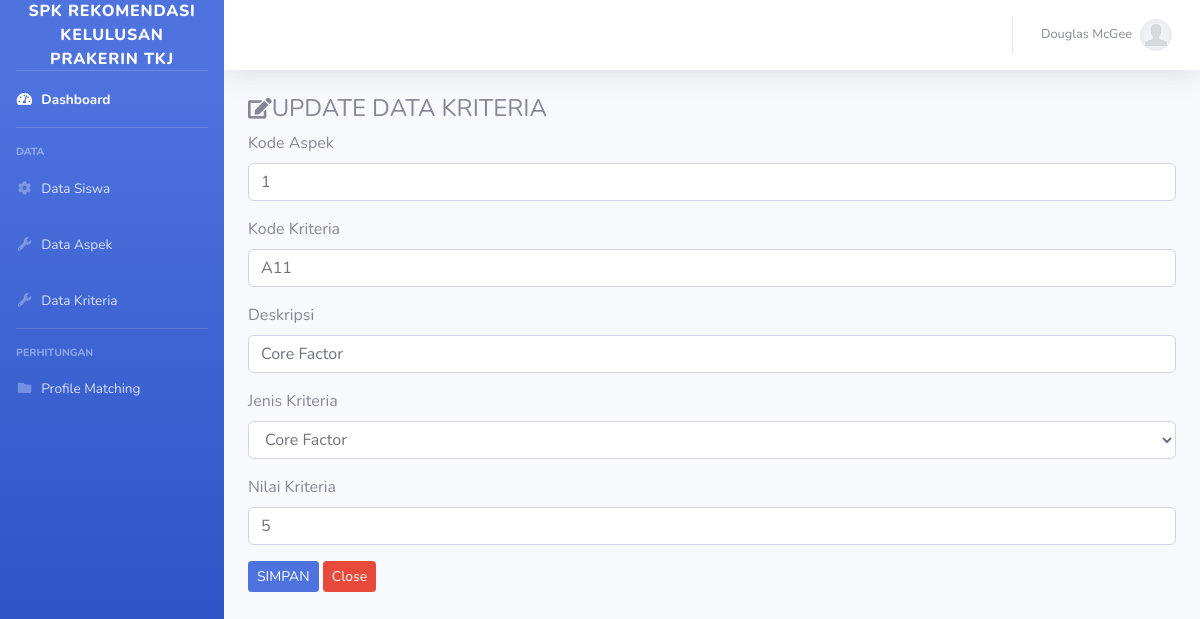
Page /editkriteria.php?id=2 on the committed database.
### tables this page shows
CREATE TABLE `kriteria` (
  `id_kriteria` int(11) NOT NULL,
  `id_aspek` int(11) NOT NULL,
  `kode_kriteria` varchar(6) NOT NULL,
  `deskripsi` varchar(128) NOT NULL,
  `jenis` varchar(50) NOT NULL,
  `nilai` int(5) NOT NULL
);

### koneksi.php (called while the page is built, shortened)
<?php
$con = mysqli_connect('localhost', 'root', '', 'db_skripsi_pm');
function query($query)
{
    global $con;
    $result = mysqli_query($con, $query);
    $rows = [];
    while ($row = mysqli_fetch_assoc($result)) {
        $rows[] = $row;
    }
    return $rows;
}

### editkriteria.php (the view, shortened to what this page needs)
<?php
include 'koneksi.php';
include 'header.php';
include 'sidebar.php';
include 'topbar.php';
$id_kriteria = $_GET["id"];
$kriteria = query("SELECT * FROM kriteria WHERE id_kriteria = $id_kriteria")[0];
?>
<div class="container-fluid">
    <h4><i class="fas fa-edit fa-sm"></i>UPDATE DATA KRITERIA</h4>
    <form action="" method="post" enctype="multipart/form-data">
        <div class="form-group">
            <label for="id_aspek">Kode Aspek</label>
            <input type="text" name="id_aspek" id="id_aspek" required class="form-control" value="<?= $kriteria["id_aspek"]; ?>">
        </div>
        <div class="form-group">
            <label>Kode Kriteria</label>
            <input type="text" name="kode_kriteria" required class="form-control" value="<?= $kriteria["kode_kriteria"]; ?>">
        </div>
        <div class="form-group">
            <label>Deskripsi</label>
            <input type="text" name="deskripsi" required class="form-control" value="<?= $kriteria["deskripsi"]; ?>">
        </div>
        <div class="form-group">
            <label>Jenis Kriteria</label>
            <select name="jenis" class="form-control" value="<?= $kriteria["jenis"]; ?>">
                <option value="Core Factor">Core Factor</option>
            </select>
        </div>
        <div class="form-group">
            <label>Nilai Kriteria</label>
            <input type="text" name="nilai" required class="form-control" value="<?= $kriteria["nilai"]; ?>">
        </div>
        <button type="submit" name="submit" class="btn btn-sm btn-primary">SIMPAN</button>
        <a href="kriteria.php" type="button" class="btn btn-sm btn-danger ">Close</a>
    </form>
</div>

### rows in the picture
kriteria: id_aspek "1", kode_kriteria "A11", deskripsi "Core Factor", jenis "Core Factor", nilai "5"
